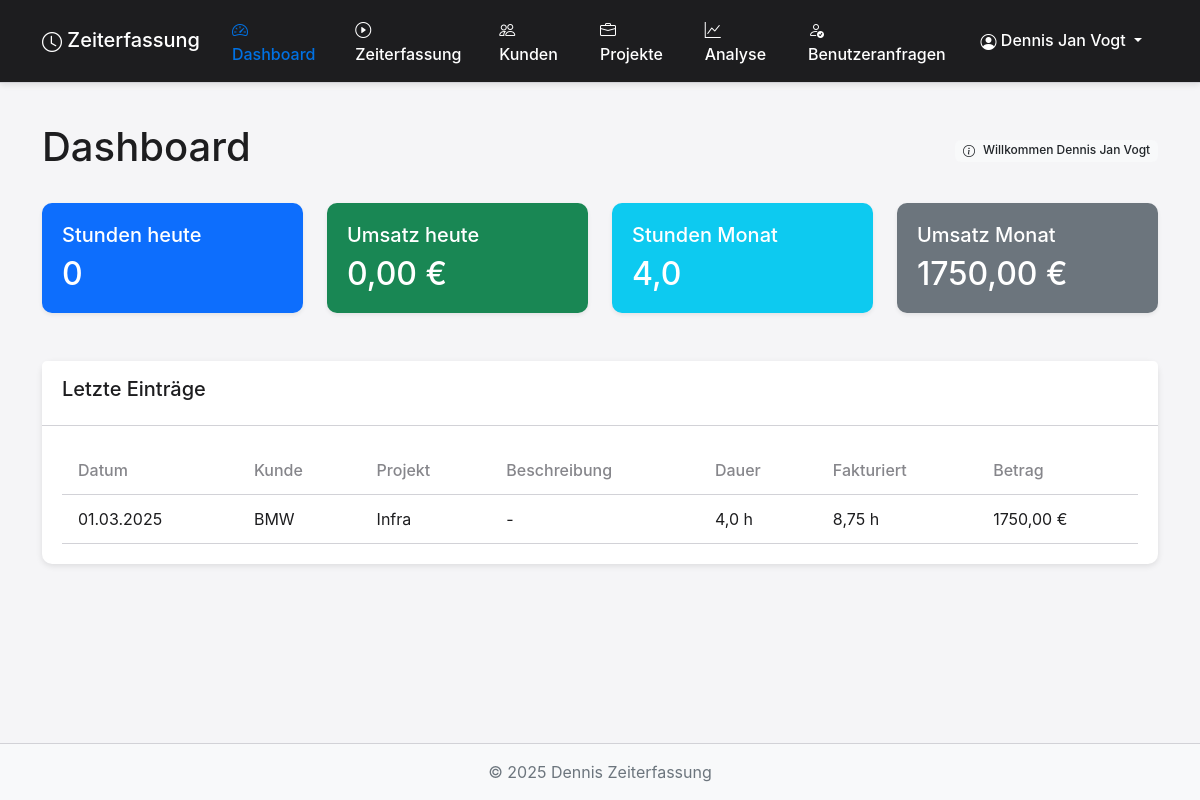
The app's page / (signed in) with its own data.
### tracking/models.py (models this page shows, shortened)
class TimeEntry(models.Model):
    project = models.ForeignKey(
        Project, on_delete=models.CASCADE, related_name='time_entries')
    user = models.ForeignKey(
        User, on_delete=models.CASCADE, related_name='time_entries')
    description = models.TextField(blank=True, null=True)
    start_time = models.DateTimeField()
    end_time = models.DateTimeField(blank=True, null=True)
    duration = models.DecimalField(
        max_digits=10, decimal_places=2, blank=True, null=True, help_text="Dauer in Stunden")
    is_billable = models.BooleanField(default=True)
    factored_hours = models.DecimalField(
        max_digits=10, decimal_places=2, blank=True, null=True,
        verbose_name="Fakturierte Stunden",
        help_text="Optional. Wenn leer, wird die gerundete Dauer verwendet.")
    created_at = models.DateTimeField(default=timezone.now)
    updated_at = models.DateTimeField(default=timezone.now)
    class Meta:
        ordering = ['-start_time']
    def get_rounded_duration(self):
        if not self.duration:
            return 0
        quarters = round(self.duration * 4) / 4  # Round to nearest 0.25
        return quarters
    def get_billable_amount(self):
        if not self.is_billable:
            return 0
        if self.factored_hours is not None:
            hours = self.factored_hours
        else:
            hours = Decimal(str(self.get_rounded_duration()))
        return hours * self.project.hourly_rate

class Project(models.Model):
    client = models.ForeignKey(
        Client, on_delete=models.CASCADE, related_name='projects')
    name = models.CharField(max_length=255)
    description = models.TextField(blank=True, null=True)
    hourly_rate = models.DecimalField(
        max_digits=10, decimal_places=2, help_text="Stundensatz in Euro")
    total_hours = models.DecimalField(
        max_digits=10, decimal_places=2, help_text="Gesamtprojektdauer in Stunden")
    is_active = models.BooleanField(default=True)
    created_at = models.DateTimeField(auto_now_add=True)
    updated_at = models.DateTimeField(auto_now=True)
    def get_used_hours(self):
        entries = self.time_entries.all()
        used_hours = 0
        for entry in entries:
            if entry.end_time:  # Only count completed entries
                if entry.factored_hours is not None:
                    used_hours += entry.factored_hours
                else:
                    used_hours += entry.get_rounded_duration()
        return used_hours

class Client(models.Model):
    name = models.CharField(max_length=255)
    contact_person = models.CharField(max_length=255, blank=True, null=True)
    email = models.EmailField(blank=True, null=True)
    phone = models.CharField(max_length=20, blank=True, null=True)
    address = models.TextField(blank=True, null=True)
    created_at = models.DateTimeField(auto_now_add=True)
    updated_at = models.DateTimeField(auto_now=True)

### tracking/views/dashboard.py (the view)
# urls.py: path('', dashboard, name='dashboard'),
@login_required
def dashboard(request):
    today = timezone.now().date()
    month_start = today.replace(day=1)
    today_entries = TimeEntry.objects.filter(
        user=request.user,
        start_time__date=today
    )
    today_hours = sum(entry.get_rounded_duration() for entry in today_entries)
    today_revenue = sum(entry.get_billable_amount() for entry in today_entries)
    month_entries = TimeEntry.objects.filter(
        user=request.user,
        start_time__date__gte=month_start,
        start_time__date__lte=today
    )
    month_hours = sum(entry.get_rounded_duration() for entry in month_entries)
    month_revenue = sum(entry.get_billable_amount() for entry in month_entries)
    active_timer = TimeEntry.objects.filter(
        user=request.user, end_time__isnull=True).first()
    recent_entries = TimeEntry.objects.filter(
        user=request.user).order_by('-start_time')[:5]
    projects = Project.objects.filter(is_active=True)
    projects_warning = []
    for project in projects:
        used_hours = project.get_used_hours()
        if project.total_hours > 0:
            percentage_used = (used_hours / project.total_hours) * 100
        else:
            percentage_used = 0
        if percentage_used > 100:
            percentage_used = 100
        if percentage_used > 80:
            projects_warning.append({
                'project': project,
                'percentage_used': percentage_used,
                'remaining_hours': project.get_remaining_hours()
            })
    return render(request, 'tracking/dashboard.html', {
        'today_hours': today_hours,
        'today_revenue': today_revenue,
        'month_hours': month_hours,
        'month_revenue': month_revenue,
        'active_timer': active_timer,
        'recent_entries': recent_entries,
        'projects_warning': projects_warning,
    })

### tracking/templates/tracking/dashboard.html (shortened to what this page needs)
{% extends 'tracking/base.html' %}
{% block content %}
<div class="container mt-4">
    <div class="d-flex justify-content-between align-items-center mb-4">
        <h1>Dashboard</h1>
        <span class="badge bg-light text-dark">
            <i class="bi bi-info-circle me-2"></i>Willkommen {{ request.user.get_full_name|default:request.user.username }}
        </span>
    </div>
    <div class="row">
        <div class="col-md-3">
            <div class="card text-white bg-primary mb-4 shadow-sm">
                <div class="card-body">
                    <h5 class="card-title">Stunden heute</h5>
                    <h2 class="mb-0">{{ today_hours }}</h2>
                </div>
            </div>
        </div>
        <div class="col-md-3">
            <div class="card text-white bg-success mb-4 shadow-sm">
                <div class="card-body">
                    <h5 class="card-title">Umsatz heute</h5>
                    <h2 class="mb-0">{{ today_revenue|floatformat:2 }} €</h2>
                </div>
            </div>
        </div>
        <div class="col-md-3">
            <div class="card text-white bg-info mb-4 shadow-sm">
                <div class="card-body">
                    <h5 class="card-title">Stunden Monat</h5>
                    <h2 class="mb-0">{{ month_hours }}</h2>
                </div>
            </div>
        </div>
        <div class="col-md-3">
            <div class="card text-white bg-secondary mb-4 shadow-sm">
                <div class="card-body">
                    <h5 class="card-title">Umsatz Monat</h5>
                    <h2 class="mb-0">{{ month_revenue|floatformat:2 }} €</h2>
                </div>
            </div>
        </div>
    </div>
    <div class="card mt-4">
        <div class="card-header">
            <h5>Letzte Einträge</h5>
        </div>
        <div class="card-body">
            {% if recent_entries %}
            <div class="table-responsive">
                <table class="table table-hover">
                    <thead>
                        <tr>
                            <th>Datum</th>
                            <th>Kunde</th>
                            <th>Projekt</th>
                            <th>Beschreibung</th>
                            <th>Dauer</th>
                            <th>Fakturiert</th>
                            <th>Betrag</th>
                        </tr>
                    </thead>
                    <tbody>
                        {% for entry in recent_entries %}
                        <tr>
                            <td>{{ entry.start_time|date:"d.m.Y" }}</td>
                            <td>{{ entry.project.client.name }}</td>
                            <td>{{ entry.project.name }}</td>
                            <td>{{ entry.description|default:"-"|truncatechars:30 }}</td>
                            <td>{% if entry.end_time %}{{ entry.get_rounded_duration }} h{% else %}<span class="badge bg-warning">Läuft</span>{% endif %}</td>
                            <td>{% if entry.factored_hours %}{{ entry.factored_hours }} h{% else %}-{% endif %}</td>
                            <td>{% if entry.end_time %}{{ entry.get_billable_amount|floatformat:2 }} €{% else %}-{% endif %}</td>
                        </tr>
                        {% endfor %}
                    </tbody>
                </table>
            </div>
            {% else %}
            <div class="alert alert-info">
                Noch keine Zeiteinträge vorhanden.
            </div>
            {% endif %}
        </div>
    </div>
</div>
{% endblock %}

### tracking/templates/tracking/base.html (shortened to what this page needs)
{% load static %}
<!DOCTYPE html>
<html lang="de">
<head>
    <link href="https://cdn.jsdelivr.net/npm/bootstrap@5.2.3/dist/css/bootstrap.min.css" rel="stylesheet">
    <link rel="stylesheet" href="https://cdn.jsdelivr.net/npm/bootstrap-icons@1.10.0/font/bootstrap-icons.css">
    <link rel="stylesheet" href="{% static 'css/style.css' %}">
</head>
<body>
    <nav class="navbar navbar-expand-lg navbar-dark bg-dark">
        <div class="container">
            <a class="navbar-brand" href="{% url 'dashboard' %}">
                <i class="bi bi-clock"></i> Zeiterfassung
            </a>
            <div class="collapse navbar-collapse" id="navbarNav">
                <ul class="navbar-nav me-auto">
                    {% if user.is_authenticated %}
                    <li class="nav-item">
                        <a class="nav-link {% if request.resolver_match.url_name == 'dashboard' %}active{% endif %}" href="{% url 'dashboard' %}">
                            <i class="bi bi-speedometer2"></i> Dashboard
                        </a>
                    </li>
                    <li class="nav-item">
                        <a class="nav-link {% if request.resolver_match.url_name == 'time_entry' %}active{% endif %}" href="{% url 'time_entry' %}">
                            <i class="bi bi-play-circle"></i> Zeiterfassung
                        </a>
                    </li>
                    <li class="nav-item">
                        <a class="nav-link {% if request.resolver_match.url_name == 'client_list' %}active{% endif %}" href="{% url 'client_list' %}">
                            <i class="bi bi-people"></i> Kunden
                        </a>
                    </li>
                    <li class="nav-item">
                        <a class="nav-link {% if request.resolver_match.url_name == 'project_list' %}active{% endif %}" href="{% url 'project_list' %}">
                            <i class="bi bi-briefcase"></i> Projekte
                        </a>
                    </li>
                    <li class="nav-item">
                        <a class="nav-link {% if request.resolver_match.url_name == 'analytics' %}active{% endif %}" href="{% url 'analytics' %}">
                            <i class="bi bi-graph-up"></i> Analyse
                        </a>
                    </li>
                    {% if user.is_staff %}
                    <li class="nav-item">
                        <a class="nav-link {% if 'admin' in request.path and 'userprofile' in request.path %}active{% endif %}" href="{% url 'admin:tracking_userprofile_changelist' %}">
                            <i class="bi bi-person-check"></i> Benutzeranfragen
                        </a>
                    </li>
                    {% endif %}
                    {% endif %}
                </ul>
                <ul class="navbar-nav ms-auto">
                    {% if user.is_authenticated %}
                    <li class="nav-item dropdown">
                        <a class="nav-link dropdown-toggle" href="#" role="button" data-bs-toggle="dropdown" aria-expanded="false" id="userDropdown">
                            <i class="bi bi-person-circle"></i> {{ user.get_full_name|default:user.username }}
                        </a>
                    </li>
                    {% endif %}
                </ul>
            </div>
        </div>
    </nav>
    <div class="container-fluid py-3">
        {% block content %}{% endblock %}
    </div>
    <footer class="footer py-3 bg-light mt-auto">
        <div class="container text-center">
            <span class="text-muted">© {% now "Y" %} Dennis Zeiterfassung</span>
        </div>
    </footer>
</body>
</html>

### static/css/style.css (style rules this page uses)
:root { --apple-font: -apple-system, BlinkMacSystemFont, 'Segoe UI', Roboto, Helvetica, Arial, sans-serif; --primary-color: #0071e3; --success-color: #34c759; --warning-color: #ff9500; --danger-color: #ff3b30; --info-color: #5ac8fa; --dark-color: #1d1d1f; --light-color: #f5f5f7; --gray-color: #86868b; --border-color: #d2d2d7; --shadow-sm: 0 2px 6px rgba(0, 0, 0, 0.1); --shadow-md: 0 4px 12px rgba(0, 0, 0, 0.08); --radius-sm: 6px; --radius-md: 10px; --radius-lg: 16px; }
body { font-family: var(--apple-font); background-color: #f5f5f7; color: var(--dark-color); display: flex; min-height: 100vh; flex-direction: column; line-height: 1.5; }
.container-fluid { flex: 1; padding-top: 1.5rem; padding-bottom: 1.5rem; }
h1, h2, h3, h4, h5, h6 { font-weight: 500; }
.card { border: none; border-radius: var(--radius-md); box-shadow: var(--shadow-sm); margin-bottom: 1.5rem; overflow: hidden; }
.card-header { background-color: white; border-bottom: 1px solid var(--border-color); padding: 1rem 1.25rem; font-weight: 500; }
.card-body { padding: 1.25rem; }
.table { color: var(--dark-color); margin-bottom: 0; }
.table th { font-weight: 500; color: var(--gray-color); border-top: none; }
.table td, .table th { padding: 0.75rem 1rem; vertical-align: middle; border-color: var(--border-color); }
.navbar { background-color: rgba(255, 255, 255, 0.8) !important; backdrop-filter: blur(10px); border-bottom: 1px solid var(--border-color); box-shadow: var(--shadow-sm); }
.navbar-dark { background-color: var(--dark-color) !important; }
.navbar-brand { font-weight: 500; }
.nav-link { color: var(--dark-color) !important; font-weight: 500; padding: 0.5rem 1rem !important; }
.navbar-dark .nav-link { color: white !important; }
.nav-link.active { color: var(--primary-color) !important; }
.footer { background-color: white; border-top: 1px solid var(--border-color); padding: 1rem 0; }
.badge { font-weight: 500; padding: 0.35em 0.65em; border-radius: var(--radius-sm); }
.bi { vertical-align: -0.125em; }
:root { --bs-zindex-dropdown: 9999 !important; --bs-zindex-sticky: 1020 !important; --bs-zindex-fixed: 1030 !important; --bs-zindex-modal-backdrop: 1040 !important; --bs-zindex-offcanvas: 1045 !important; --bs-zindex-modal: 1050 !important; --bs-zindex-popover: 1070 !important; --bs-zindex-tooltip: 1080 !important; --bs-zindex-toast: 1090 !important; }
body * { z-index: auto; }
.navbar { z-index: 1000 !important; }
[class^="container"], [class*=" container"], .row, .col, .col-1, .col-2, .col-3, .col-4, .col-5, .col-6, .col-7, .col-8, .col-9, .col-10, .col-11, .col-12, .col-sm, .col-md, .col-lg, .col-xl, .col-xxl, .card, .card-body, .card-header, .card-footer { overflow: visible !important; }
.card { z-index: 1 !important; }

### records on screen
TimeEntry: start_time "01.03.2025", project.client.name "BMW", project.name "Infra", description "-", get_rounded_duration "4,0", factored_hours "8,75", get_billable_amount "1750,00"

### other values on screen
{{ user.get_full_name|default:user.username }} "Dennis Jan Vogt"
{{ request.user.get_full_name|default:request.user.username }} "Dennis Jan Vogt"
{{ today_hours }} "0"
{{ today_revenue|floatformat:2 }} "0,00"
{{ month_hours }} "4,0"
{{ month_revenue|floatformat:2 }} "1750,00"
